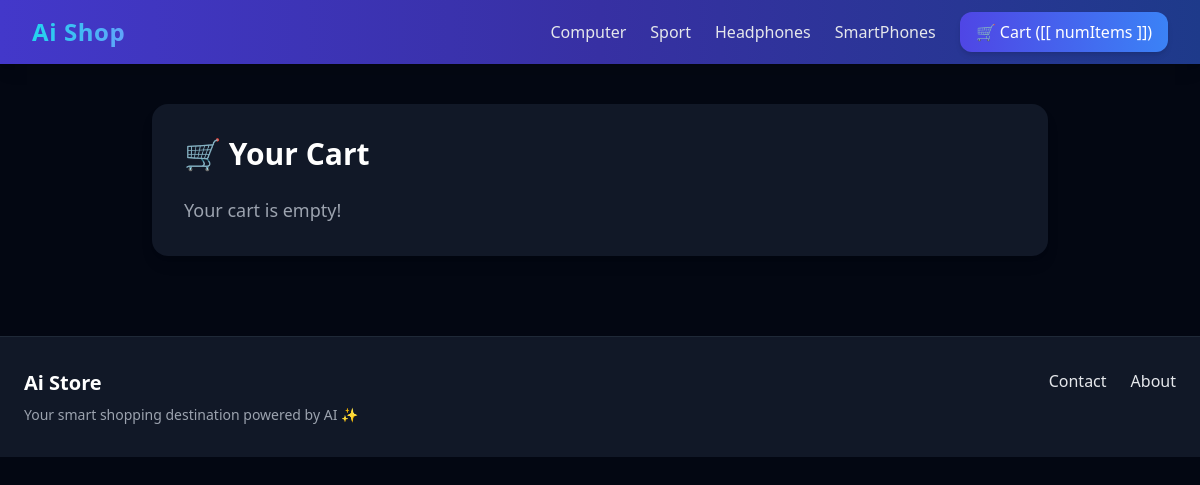
Page /cart/ on the committed database.
### apps/store/models.py (models this page shows, shortened)
class Category(models.Model):
    title = models.CharField(max_length=255)
    slug = models.SlugField(max_length=255)
    ordering = models.IntegerField(default=0)
    class Meta:
        verbose_name_plural = 'Categories'
        ordering = ('ordering',)

### apps/cart/views.py (the view, shortened to what this page needs)
# urls.py: path("cart/", cart_detail, name="cart"),
def cart_detail(request):
    cart = request.session.get('cart', {})
    products_in_cart = []
    context = {
        'cart': cart,
        'products_json': json.dumps(products_in_cart)
    }
    return render(request, 'cart.html', context)

### apps/cart/cart.py (called while the page is built)
    def get_total_length(self):
        return sum(int(item['quantity']) for item in self.cart.values())

### apps/store/context_processors.py (called while the page is built)
def menu_categories(request):
    categories = Category.objects.all()
    return {"menu_categories":categories}

def cart_count(request):
    cart = Cart(request)
    return {'cart_count': cart.get_total_length()}

### apps/cart/templates/cart.html (shortened to what this page needs)
{% extends 'base.html' %}
{% block content %}
<div id="cartapp" class="max-w-4xl mx-auto bg-gray-900 rounded-2xl shadow-lg p-8 text-gray-200">
    <h1 class="text-3xl font-bold text-white mb-6">🛒 Your Cart</h1>
{% if cart %}
    <table class="min-w-full divide-y divide-gray-700">
        <thead class="bg-gray-800">
            <tr>
                <th class="px-6 py-3 text-left text-xs font-medium text-gray-400 uppercase tracking-wider">Product</th>
                <th class="px-6 py-3 text-left text-xs font-medium text-gray-400 uppercase tracking-wider">Quantity</th>
                <th class="px-6 py-3 text-left text-xs font-medium text-gray-400 uppercase tracking-wider">Price</th>
                <th class="px-6 py-3 text-left text-xs font-medium text-gray-400 uppercase tracking-wider">Action</th>
            </tr>
        </thead>
        <tbody class="bg-gray-900 divide-y divide-gray-700">
            <tr v-for="product in products" :key="product.id">
                <td class="px-6 py-4 whitespace-nowrap">[[ product.title ]]</td>
                <td class="px-6 py-4 whitespace-nowrap">
                    <button class="px-2 py-1 bg-gray-700 text-white rounded hover:bg-gray-600" @click="decrementQuantity(product.id, product.quantity)">-</button>
                    [[ product.quantity ]]
                    <button class="px-2 py-1 bg-gray-700 text-white rounded hover:bg-gray-600" @click="incrementQuantity(product.id, product.quantity)">+</button>
                </td>
                <td class="px-6 py-4 whitespace-nowrap">[[ product.total_cost ]]৳</td>
                <td class="px-6 py-4 whitespace-nowrap">
                    <button @click="removeFromCart(product.id)"
                            class="px-4 py-2 bg-gradient-to-r from-red-500 to-pink-600 text-white rounded-lg shadow-md hover:scale-105 transform transition">
                        ❌ Remove
                    </button>
                </td>
            </tr>
            <tr>
                <td class="px-1 py-3 text-left text-xl font-bold text-white-400 uppercase tracking-wider">Total </td>
                <td class="px-6 py-3 text-left text-xl font-bold text-white-400 uppercase tracking-wider">{{ cart.get_total_length}}</td>
                <td class="px-6 py-3 text-left text-xs font-medium text-gray-400 uppercase tracking-wider"></td>
                <td class="px-6 py-3 text-left text-xl font-bold text-white-400 uppercase tracking-wider">{{ cart.get_total_cost}}</td>
            </tr>
        </tbody>
    </table>
</div>
{% else %}
<p class="text-gray-400 text-lg">Your cart is empty!</p>
{% endif %}
</div>
{% endblock %}

### apps/core/templates/base.html (shortened to what this page needs)
<!DOCTYPE html>
<html lang="en">
<head>
  <script src="https://cdn.tailwindcss.com"></script>
</head>
<body class="bg-gray-950 text-gray-200 font-sans">
  <nav class="bg-gradient-to-r from-indigo-700 via-indigo-800 to-blue-900 shadow-lg">
    <div class="max-w-7xl mx-auto px-4 sm:px-6 lg:px-8">
      <div class="flex justify-between h-16 items-center">
        <a href="{% url 'frontpage' %}" class="text-2xl font-bold tracking-wide text-white">
          <span class="bg-gradient-to-r from-cyan-400 to-blue-400 bg-clip-text text-transparent">Ai Shop</span>
        </a>
        <div class="hidden md:flex space-x-6 items-center">
          {% for category in menu_categories %}
            <a href="{% url 'category_detail' category.slug %}" class="hover:text-cyan-400 transition">
              {{ category.title }}
            </a>
          {% endfor %}
          <a href="{% url 'cart' %}"
            class="px-4 py-2 bg-gradient-to-r from-indigo-600 to-blue-500 text-white rounded-xl shadow-md hover:scale-105 transform transition">
            <div id="navbarApp">
              🛒 Cart ([[ numItems ]])
            </div>
          </a>
        </div>
  </nav>
  <section class="max-w-7xl mx-auto px-6 py-10">
    {% block content %}
    {% endblock %}
  </section>
  <footer class="bg-gray-900 py-8 mt-10 border-t border-gray-800">
    <div class="max-w-7xl mx-auto grid grid-cols-1 md:grid-cols-2 gap-6 px-6">
      <div>
        <h2 class="text-xl font-semibold text-white">Ai Store</h2>
        <p class="text-gray-400 mt-2 text-sm">
          Your smart shopping destination powered by AI ✨
        </p>
      </div>
      <div class="flex space-x-6 justify-start md:justify-end">
        <a href="{% url 'contact' %}" class="hover:text-pink-400 transition">Contact</a>
        <a href="{% url 'about' %}" class="hover:text-pink-400 transition">About</a>
      </div>
    </div>
  </footer>
</body>
</html>

### rows in the picture
Category: title "Computer"
Category: title "Sport"
Category: title "Headphones"
Category: title "SmartPhones"
